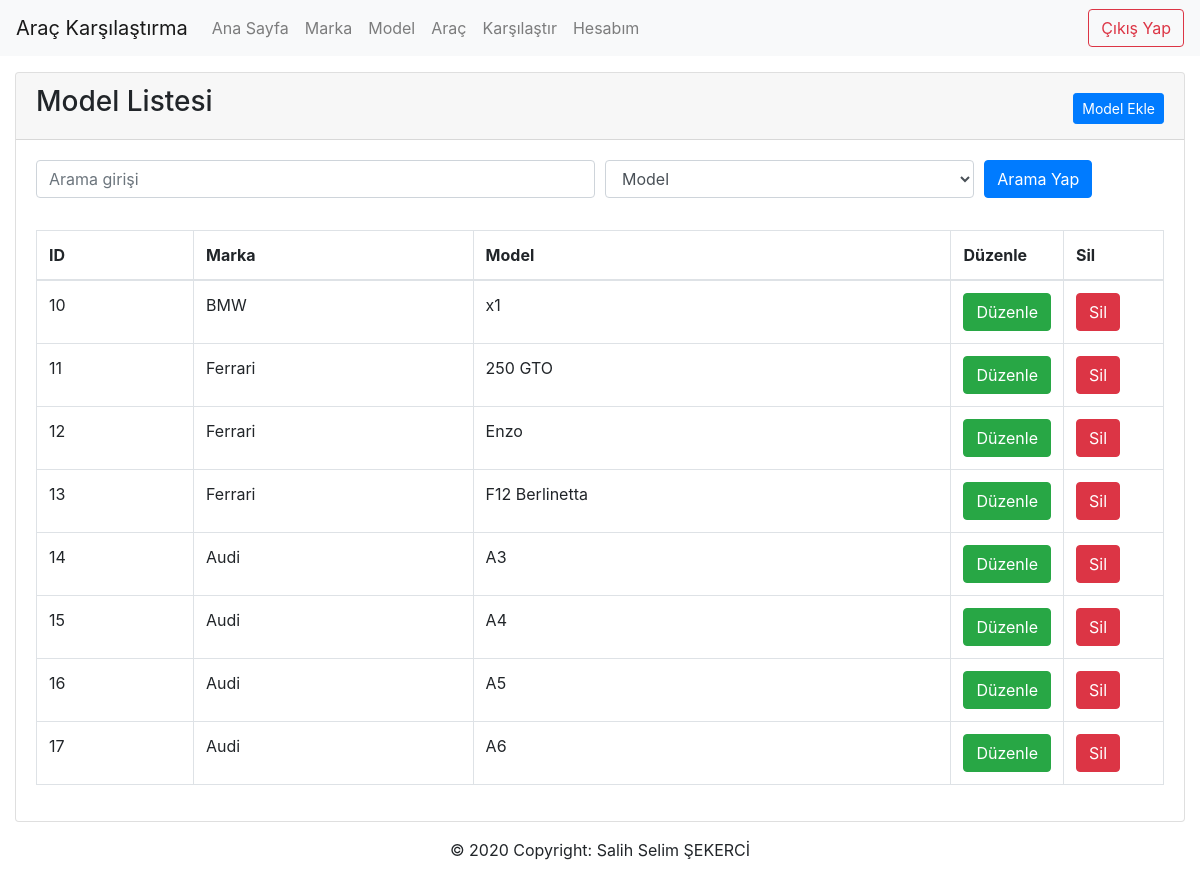
The page /anaklasor/model-listesi.php on the database its author committed.
### tables this page shows
CREATE TABLE `model` (
  `id` int(11) NOT NULL,
  `marka_id` int(11) NOT NULL,
  `model` varchar(254) NOT NULL
);

CREATE TABLE `marka` (
  `id` int(11) NOT NULL,
  `marka` varchar(11) NOT NULL
);

### anaklasor/model-listesi.php (the view, shortened to what this page needs)
<!doctype html>
<html lang="tr">
<?php include("./assets/head.php") ?>
<?php include("./assets/nav.php") ?>
<?php
if (isset($_GET['text']) && !empty($_GET['text'])) {
    $text = $_GET['text'];
    $tur = $_GET['tur'];
    if ($tur == "marka") {
        $ModelSor = $db->prepare("SELECT model.id,model.model,model.marka_id, marka.marka FROM model    INNER JOIN marka ON marka.id = model.marka_id WHERE marka LIKE '%" . $text . "%'");
        $ModelSor->execute();
    }
    if ($tur == "model") {
        $ModelSor = $db->prepare("SELECT model.id,model.model,model.marka_id, marka.marka FROM model    INNER JOIN marka ON marka.id = model.marka_id WHERE model LIKE '%" . $text . "%'");
        $ModelSor->execute();
    }
} else {
    $ModelSor = $db->prepare("SELECT model.id,model.model,model.marka_id, marka.marka FROM model    INNER JOIN marka ON marka.id = model.marka_id");
    $ModelSor->execute();
}
?>
<body class="">
    <div class="container-fluid">
        <div class="card">
            <div class="card-header">
                <div class="d-flex justify-content-between">
                    <h3>Model Listesi</h3>
                    <div class="ekle text-right mt-2">
                        <a href="model-ekle.php" class="btn btn-sm btn-primary">Model Ekle</a>
                    </div>
                </div>
            </div>
            <div class="card-body table-responsive">
                <form method="GET">
                    <div class="form-row">
                        <div class="form-group col-md-6">
                            <input type="text" name="text" class="form-control" placeholder="Arama girişi">
                        </div>
                        <div class="form-group col-md-4">
                            <select id="inputState" name="tur" class="form-control">
                                <option value="model" selected>Model</option>
                            </select>
                        </div>
                        <div class="form-group col-md-2">
                            <button class="btn btn-primary">Arama Yap</button>
                        </div>
                    </div>
                </form>
                <table class="table table-hover table-bordered">
                    <thead>
                        <tr>
                            <th>ID</th>
                            <th>Marka</th>
                            <th>Model</th>
                            <th width=100>Düzenle</th>
                            <th width=100>Sil</th>
                        </tr>
                    </thead>
                    <tbody>
                        <?php
                        while ($ModelCek = $ModelSor->fetch(PDO::FETCH_ASSOC)) { ?>
                            <tr>
                                <td><?= $ModelCek['id'] ?></td>
                                <td><?= $ModelCek['marka'] ?></td>
                                <td><?= $ModelCek['model'] ?></td>
                                <td><a href="model-duzenle.php?id=<?= $ModelCek['id'] ?>" class="btn btn-success">Düzenle</a></td>
                                <td><button class="btn btn-danger" onclick="silBtn(<?= $ModelCek['id'] ?>,'<?= $ModelCek['Model'] ?>')">Sil</button></td>
                            </tr>
                        <?php } ?>
                    </tbody>
                </table>
            </div>
        </div>
    </div>
    <?php
    include("./assets/footer.php");
    ?>
</body>
</html>

### rows shown on the page
model: id "10", marka.marka "BMW", model "x1"
model: id "11", marka.marka "Ferrari", model "250 GTO"
model: id "12", marka.marka "Ferrari", model "Enzo"
model: id "13", marka.marka "Ferrari", model "F12 Berlinetta"
model: id "14", marka.marka "Audi", model "A3"
model: id "15", marka.marka "Audi", model "A4"
model: id "16", marka.marka "Audi", model "A5"
model: id "17", marka.marka "Audi", model "A6"
